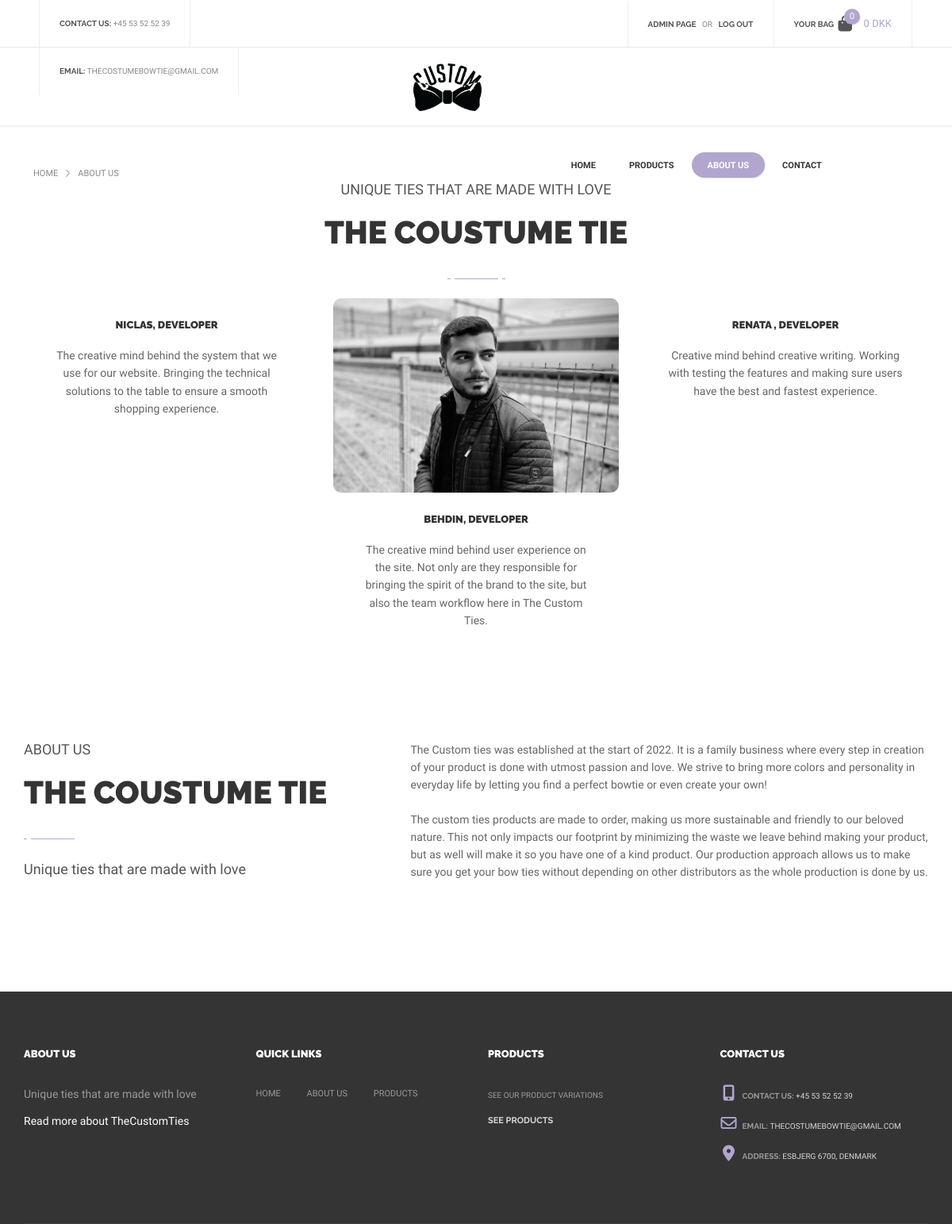
The page /AboutUS (signed in) on the database its author committed.
### tables this page shows
CREATE TABLE IF NOT EXISTS frontpage (
    id varchar(50) NOT NULL PRIMARY KEY,
    `text` text
);

### index.php (called while the page is built, shortened)
<?php
    $request = $_SERVER["REQUEST_URI"];
    $router = new Router($request);
    $router->get('/', 'views/frontend/Home');
    $router->get('/profile', 'views/login/profile');
    $router->get('/editProfileFunction', 'controllers/editProfile');
    $router->get('/loginFunction', 'controllers/login');
    $router->get('/loginFailedFunction', 'controllers/loginFailed');
    $router->get('/signupFunction', 'controllers/signup');
    $router->get('/logoutFunction', 'controllers/logout');
    $router->get('/Product', 'views/frontend/Product');
    $router->get('/ProductType', 'views/frontend/productType');
    $router->get('/ProductSale', 'views/frontend/productSale');
    $router->get('/AboutUS', 'views/frontend/AboutUS');

### models/handlers/frontpageHandler.php (called while the page is built, shortened)
<?php
$rootPath = "";
require_once $rootPath . "public/dbconn.php";
require_once $rootPath . "models/sql/frontpage.php";
class FrontpageHandler extends Frontpage{
    public $db;
    public function __construct($db) {
        $this->db = $db;
    }
    public function getFrontpage(){
        $getFrontpage = $this->db->prepare($this->getAllFrontpageQuery);
        $getFrontpage->execute();
        return $getFrontpage->fetchAll();
    }
}
$FrontpageHandler = new FrontpageHandler($db);

### controllers/frontpage.php (called while the page is built, shortened)
<?php
$dataset = $FrontpageHandler->getFrontpage();
foreach($dataset as $data){
    if($data['id'] == 'phone'){
        $phone = $data['text'];
    }
    if($data['id'] == 'email'){
        $email = $data['text'];
    }
    if($data['id'] == 'address'){
        $address = $data['text'];
    }
    if($data['id'] == 'nav1'){
        $nav1 = $data['text'];
    }
    if($data['id'] == 'nav2'){
        $nav2 = $data['text'];
    }
    if($data['id'] == 'nav3'){
        $nav3 = $data['text'];
    }
    if($data['id'] == 'nav4'){
        $nav4 = $data['text'];
    }
    if($data['id'] == 'aboutPageTitle1'){
        $aboutPageTitle1 = $data['text'];
    }
    if($data['id'] == 'aboutPageText1'){
        $aboutPageText1 = $data['text'];
    }
    if($data['id'] == 'aboutUsImageTwo'){
        $aboutUsImageTwo = $data['text'];
    }
    if($data['id'] == 'aboutPageTitle2'){
        $aboutPageTitle2 = $data['text'];
    }
    if($data['id'] == 'aboutPageText2'){
        $aboutPageText2 = $data['text'];
    }
    if($data['id'] == 'aboutPageTitle3'){
        $aboutPageTitle3 = $data['text'];
    }
    if($data['id'] == 'aboutPageText3'){
        $aboutPageText3 = $data['text'];
    }
    if($data['id'] == 'aboutusSubtitle'){
        $aboutusSubtitle = $data['text'];
    }
    if($data['id'] == 'aboutusSlogan'){
        $aboutusSlogan = $data['text'];
    }
    if($data['id'] == 'aboutusTitle'){
        $aboutusTitle = $data['text'];
    }
    if($data['id'] == 'aboutUs1'){
        $aboutUs1 = $data['text'];
    }
    if($data['id'] == 'aboutUs2'){
        $aboutUs2 = $data['text'];
    }
}

### controllers/cartManager.php (called while the page is built, shortened)
<?php
$total = 0;

### views/frontend/AboutUS.php (the view, shortened to what this page needs)
<?php
    $rootPath = "";
    $pageName = "About Us";
    require_once $rootPath . "views/frontend/partials/header.php";
    require_once $rootPath . "models/handlers/frontpageHandler.php";
    require_once $rootPath . "controllers/frontpage.php";
?>
    <div class="empty-space col-xs-b35 col-md-b70"></div>
<div class="breadcrumbs SiteMap">
    <?php
    for($i = 0; $i < count($_SESSION['breadcrumbs']); $i++){
        $link = $_SESSION['breadcrumbsLinks'][$i];
        echo "<a class='breadcrumb-flex' href='$link'> ".$_SESSION['breadcrumbs'][$i]."</a>";
    }
    ?>
</div>
<div class="container">
    <div class="text-center">
        <div class="simple-article size-3 grey uppercase col-xs-b5"><?php echo $aboutusSlogan ?></div>
        <div class="h2"><?php echo $aboutusTitle ?></div>
        <div class="title-underline center"><span></span></div>
    </div>
</div>
<div class="container">
    <div class="slider-wrapper">
        <div class="swiper-container" data-breakpoints="1" data-xs-slides="1" data-sm-slides="2" data-md-slides="2"
            data-lt-slides="3" data-slides-per-view="3" data-space="30">
            <div class="swiper-wrapper">
                <div class="swiper-slide">
                    <div class="icon-description-shortcode style-2">
                        <div class="content">
                            <h6 class="title h6"><?php echo $aboutPageTitle1?></h6>
                            <div class="description simple-article size-2"><?php echo $aboutPageText1?></div>
                        </div>
                    </div>
                </div>
                <div class="swiper-slide">
                    <div class="icon-description-shortcode style-2">
                        <img class="image-icon image-thumbnail rounded-image" src="uploads/<?php echo $aboutUsImageTwo?>"
                            alt="" />
                        <div class="content">
                            <h6 class="title h6"><?php echo $aboutPageTitle2?></h6>
                            <div class="description simple-article size-2"><?php echo $aboutPageText2?></div>
                        </div>
                    </div>
                </div>
                <div class="swiper-slide">
                    <div class="icon-description-shortcode style-2">
                        <div class="content">
                            <h6 class="title h6"><?php echo $aboutPageTitle3?></h6>
                            <div class="description simple-article size-2"><?php echo $aboutPageText3?></div>
                        </div>
                    </div>
                </div>
            </div>
        </div>
    </div>
</div>
<div class="empty-space col-xs-b35 col-md-b70"></div>
<div class="empty-space col-xs-b35 col-md-b70"></div>
<div class="container">
    <div class="row">
        <div class="col-sm-5">
            <div class="simple-article size-3 grey uppercase col-xs-b5"><?php echo $aboutusSubtitle ?></div>
            <div class="h2"><?php echo $aboutusTitle ?></div>
            <div class="title-underline left"><span></span></div>
            <div class="simple-article size-4 grey"><?php echo $aboutusSlogan ?></div>
        </div>
        <div class="col-sm-7">
            <div class="simple-article size-3">
                <p><?php echo $aboutUs1 ?></p>
                <p><?php echo $aboutUs2 ?>
                </p>
            </div>
        </div>
    </div>
</div>
<div class="empty-space col-xs-b35 col-md-b70"></div>
<div class="empty-space col-xs-b35 col-md-b70"></div>
<?php
    require_once $rootPath . "views/frontend/partials/footer.php";
?>

### views/frontend/partials/header.php (shortened to what this page needs)
<?php
    require_once $rootPath . "models/handlers/frontpageHandler.php";
    require_once $rootPath . "models/handlers/ProductsHandler.php";
    require_once $rootPath . "controllers/frontpage.php";
    require_once $rootPath . "controllers/cartManager.php";
?>
<!DOCTYPE html>
<html lang="en">
<head>
    <link href="https://cdnjs.cloudflare.com/ajax/libs/font-awesome/6.2.0/css/all.min.css" rel="stylesheet">
    <link href="<?php echo BASE_URL ?>/views/frontend/partials/css/TheCostumCSS.css" rel="stylesheet">
    <link href="<?php echo BASE_URL ?>/views/frontend/partials/css/bootstrap.extension.css" rel="stylesheet">
    <link href="<?php echo BASE_URL ?>/views/frontend/partials/css/bootstrap.min.css" rel="stylesheet">
    <link href="<?php echo BASE_URL ?>/views/frontend/partials/css/style.css" rel="stylesheet">
    <link href="<?php echo BASE_URL ?>/views/frontend/partials/css/swiper.css" rel="stylesheet">
    <link href="<?php echo BASE_URL ?>/views/frontend/partials/css/sumoselect.css" rel="stylesheet">
    <link href="<?php echo BASE_URL ?>/views/frontend/partials/css/font-awesome.min.css" rel="stylesheet">
</head>
<body>
    <div id="content-block">
        <header>
            <div class="header-top">
                <div class="content-margins">
                    <div class="row">
                        <div class="col-md-5 hidden-xs hidden-sm">
                            <div class="entry">
                                <b>contact us:</b>
                                <a href="tel:+4553525239"><?php echo $phone ?></a>
                            </div>
                            <div class="entry">
                                <b>email:</b>
                                <a href="mailto:thecostumebowtie@gmail.com"><?php echo $email ?></a>
                            </div>
                        </div>
                        <div class="col-md-7 col-md-text-right">
                            <?php
                                if (!isset($_SESSION["loggedin"]) || $_SESSION["loggedin"] != true) {
                            ?>
                                    <div class="entry">
                                        <a class="open-popup" data-rel="1"><b>login</b></a>
                                        &nbsp; or &nbsp;
                                        <a class="open-popup" data-rel="2"><b>register</b></a>
                                    </div>
                            <?php
                                } else {
                            ?>
                                    <div class="entry">
                                        <?php
                                            if ($_SESSION["adminLayout"] == true){
                                        ?>
                                        <a href="/adminFrontpage"><b>Admin Page</b></a>
                                        &nbsp; or &nbsp;
                                        <?php
                                            }
                                        ?>
                                        <a href="/logoutFunction"><b>Log out</b></a>
                                    </div>
                            <?php
                                }
                            ?>
                            <div class="entry hidden-xs hidden-sm cart">
                                <a href="Checkout">
                                    <b class="hidden-xs">Your bag</b>
                                    <?php
                                        $amountOfItems = 0;
                                    ?>
                                    <span class="cart-icon">
                                        <i class="fa fa-shopping-bag" aria-hidden="true"></i>
                                        <span class="cart-label"><?php echo $amountOfItems ?></span>
                                    </span>
                                    <span class="cart-title hidden-xs"><?php echo $total ?> DKK</span>
                                </a>
                            </div>
                        </div>
                    </div>
                </div>
            </div>
            <div class="header-bottom">
                <div class="content-margins">
                    <div class="row">
                        <div class="col-xs-3 col-sm-1">
                            <a id="logo" href="/"><img src="assets/icons/logo-2.png" alt="" /></a>
                        </div>
                        <div class="col-xs-9 col-sm-11 text-right">
                            <div class="nav-wrapper">
                                <nav>
                                    <ul>
                                        <li <?php echo $pageName == "Home" ? 'class="active"' : "" ?>>
                                            <a href="/"><?php echo $nav1 ?></a>
                                        </li>
                                        <li style="margin-left: 2px;" <?php echo $pageName == "Product" ? 'class="active"' : "" ?>>
                                            <a href="Product"><?php echo $nav2 ?></a>
                                        </li>
                                        <li style="margin-left: 2px;" <?php echo $pageName == "About Us" ? 'class="active"' : "" ?>>
                                            <a href="AboutUS"><?php echo $nav3 ?></a>
                                        </li>
                                        <li style="margin-left: 2px;" <?php echo $pageName == "Contact Us" ? 'class="active"' : "" ?>>
                                            <a href="Contact"><?php echo $nav4 ?></a>
                                        </li>
                                    </ul>
                                </nav>
                            </div>
                        </div>
                    </div>
                </div>
            </div>
        </header>

### views/frontend/partials/footer.php (shortened to what this page needs)
<?php
    require_once $rootPath . "models/handlers/frontpageHandler.php";
    require_once $rootPath . "controllers/frontpage.php";
?>
<footer>
            <div class="container">
                <div class="footer-top">
                    <div class="row">
                        <div class="col-sm-6 col-md-3 col-xs-b30 col-md-b0">
                            <h6 class="h6 light"><?php echo $aboutusSubtitle ?></h6>
                            <div class="empty-space col-xs-b20"></div>
                            <div class="simple-article size-2 light fulltransparent margin-15"><?php echo $aboutusSlogan ?></div>
                            <div class="description">
                                    <a href="/AboutUS" class="title">Read more about TheCustomTies</a>
                            </div>
                            <div class="empty-space col-xs-b20"></div>
                        </div>
                        <div class="col-sm-6 col-md-3 col-xs-b30 col-md-b0">
                            <h6 class="h6 light">quick links</h6>
                            <div class="empty-space col-xs-b20"></div>
                            <div class="footer-column-links">
                                <div class="row">
                                    <div class="col-xs-6 footer-links-flex">
                                        <a href="/">home</a>
                                        <a href="/AboutUS">about us</a>
                                        <a href="/Product">products</a>
                                    </div>
                                </div>
                            </div>
                        </div>
                        <div class="col-sm-6 col-md-3 col-xs-b30 col-sm-b0">
                            <h6 class="h6 light">Products</h6>
                            <div class="empty-space col-xs-b20"></div>
                            <div class="footer-post-preview clearfix">
                                <div class="description">
                                    <div class="date">See our product variations</div>
                                    <a href="/Product" class="title">See products</a>
                                </div>
                            </div>
                        </div>
                        <div class="col-sm-6 col-md-3">
                            <h6 class="h6 light">Contact us</h6>
                            <div class="empty-space col-xs-b20"></div>
                                <div class="footer-contact"><i class="fa fa-mobile" aria-hidden="true"></i> contact us: <a href="tel:+4553525239"><?php echo $phone ?></a></div>
                                <div class="footer-contact"><i class="fa fa-envelope-o" aria-hidden="true"></i> email: <a href="mailto:thecostumebowtie@gmail.com"><?php echo $email ?></a></div>
                                <div class="footer-contact"><i class="fa fa-map-marker" aria-hidden="true"></i> address: <a href="#"><?php echo $address ?></a></div>
                        </div>
                    </div>
                </div>
            </div>
        </footer>
</body>
</html>

### views/frontend/partials/css/TheCostumCSS.css (style rules this page uses)
.swiper-wrapper { cursor: url(../../../assets/img/drag.png) 16 9, ew-resize; }
.breadcrumbs { margin-left: 20px; }
.SiteMap { margin-left: 3.5%; display: flex; }
.uppercase { text-transform:uppercase; }
.date, .description { margin-bottom: 15px; color: white; }
.margin-15 { margin-bottom: 15px; }
.footer-links-flex { display: flex; justify-content: space-between; width: 80% !important; }

### rows shown on the page
frontpage: text "+45 53 52 52 39"
frontpage: text "THECOSTUMEBOWTIE@GMAIL.COM"
frontpage: text "HOME"
frontpage: text "PRODUCTS"
frontpage: text "ABOUT US"
frontpage: text "CONTACT"
frontpage: text "UNIQUE TIES THAT ARE MADE WITH LOVE", text "Unique ties that are made with love"
frontpage: text "THE COUSTUME TIE"
frontpage: text "NICLAS, DEVELOPER"
frontpage: text "The creative mind behind the system that we use for our website. Bringing the technical solutions to the table to ensure a smooth shopping experience."
frontpage: text (picture)
frontpage: text "BEHDIN, DEVELOPER"
frontpage: text "The creative mind behind user experience on the site. Not only are they responsible for bringing the spirit of the brand to the site, but also the team workflow here in The Custom Ties."
frontpage: text "RENATA , DEVELOPER"
frontpage: text "Creative mind behind creative writing. Working with testing the features and making sure users have the best and fastest experience."
frontpage: text "ABOUT US"
frontpage: text "The Custom ties was established at the start of 2022. It is a family business where every step in creation of your product is done with utmost passion and love. We strive to bring more colors and personality in everyday life by letting you find a perfect bowtie or even create your own!"
frontpage: text "The custom ties products are made to order, making us more sustainable and friendly to our beloved nature. This not only impacts our footprint by minimizing the waste we leave behind making your product, but as well will make it so you have one of a kind product. Our production approach allows us to make sure you get your bow ties without depending on other distributors as the whole production is done by us."
frontpage: text "ESBJERG 6700, DENMARK"

### other values the page prints
$amountOfItems "0"
$total "0"
$_SESSION['breadcrumbs'][$i] "HOME"
$_SESSION['breadcrumbs'][$i] "ABOUT US"
